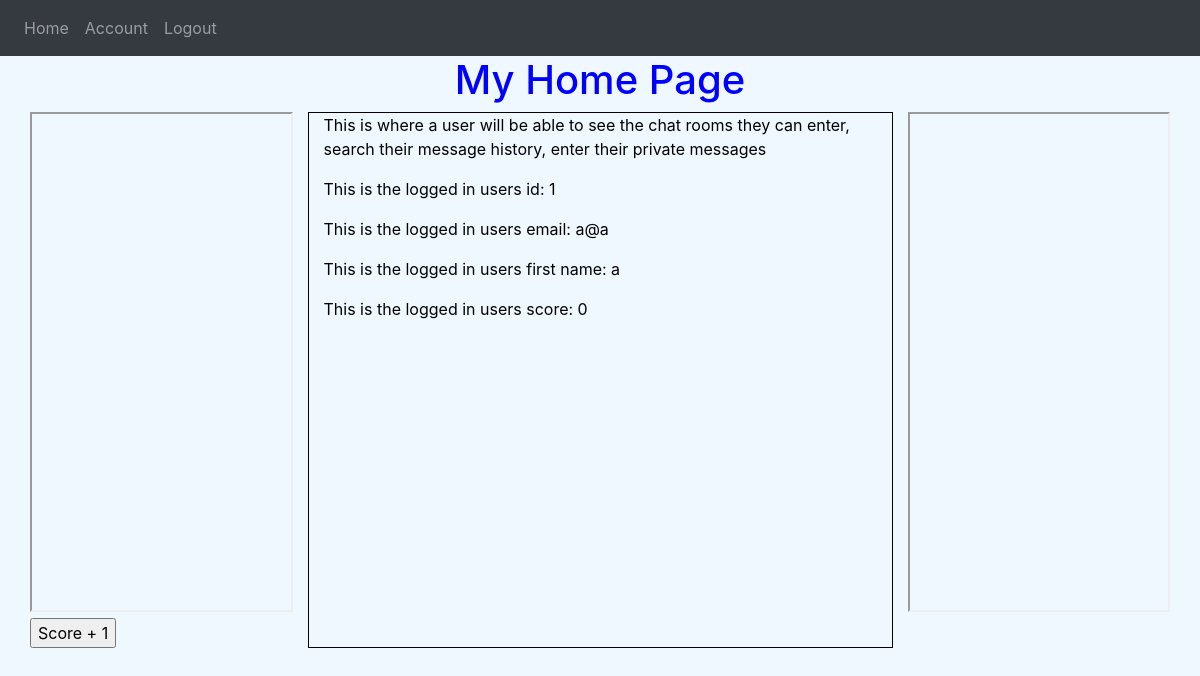
Screenshot of /home (signed in) with the database file from the repository.
### website/models.py (models this page shows)
class User(db.Model, UserMixin):
    id = db.Column(db.Integer, primary_key=True)
    email = db.Column(db.String(150), unique=True)
    password = db.Column(db.String(150))
    first_name = db.Column(db.String(150))
    Messages = db.relationship('Messages')
    score = db.Column(db.Integer)
    followed = db.relationship('User',
                               secondary=followers,
                               primaryjoin=(followers.c.follower_id == id),
                               secondaryjoin=(followers.c.followed_id == id),
                               backref=db.backref('followers', lazy='dynamic'),
                               lazy='dynamic')

### website/views.py (the view)
@views.route('/home')
@login_required  # makes this page accessible only if user is logged in
def home():
    return render_template("home.html", user=current_user)

### website/__init__.py (called while the page is built)
def create_app():
    app = Flask(__name__)
    app.config['SECRET_KEY'] = 'abcd'
    app.config['SQLALCHEMY_DATABASE_URI'] = f'sqlite:///{DB_NAME}'
    db.init_app(app)
    from .views import views
    from .auth import auth
    app.register_blueprint(views, url_prefix='/')
    app.register_blueprint(auth, url_prefix='/')
    from .models import User, Messages
    with app.app_context():
        db.create_all()
    login_manager = LoginManager()
    login_manager.login_view = 'views.intro'
    login_manager.init_app(app)
    @login_manager.user_loader
    def load_user(id):
        return User.query.get(int(id))
    return app

### website/templates/home.html (shortened to what this page needs)
{% extends "base.html" %} {% block title %}Home{% endblock %}
{% block mycss%}
<link rel="stylesheet" href="{{ url_for('static', filename='css/general.css') }}"/>
{% endblock mycss%}
{% block content %}
<h1> My Home Page </h1>
<div class="container-fluid">
    <div class="row">
        <div class="col-3" id="iframeDiv">
            <iframe src="{{ url_for('auth.scoreboard')}}" title="Scoreboard" style="height:500px;width:100%"></iframe>
            <div>
                <td>
                    <form action="{{ url_for('auth.add') }}" method="post">
                    <input type="submit" value="Score + 1"/>
                    </form>
                </td>
            </div>
        </div>
        <div class="col-6" id="contentDiv" style="border:1px solid black">
            <p>This is where a user will be able to see the chat rooms they can enter, search their message history, enter their private messages</p>
            <div>
                <p>This is the logged in users id: {{ user.id }}</p>
                <p>This is the logged in users email: {{ user.email }}</p>
                <p>This is the logged in users first name: {{ user.first_name }}</p>
                <p>This is the logged in users score: {{ user.score }}</p>
            </div>
        </div>
        <div class="col-3" id="chatSection" style="float:right;">
            <iframe src="{{ url_for('auth.friends_list')}}" style="height:500px;width:100%" title="Friends List"></iframe>
        </div>
    </div>
</div>
{% endblock %}

### website/static/css/general.css (style rules this page uses)
body { background-color: aliceblue; }
h1 { color:blue; text-align: center; }
p { color: black; }

### rows the page displays
User: id "1", email "a@a", first_name "a", score "0"
